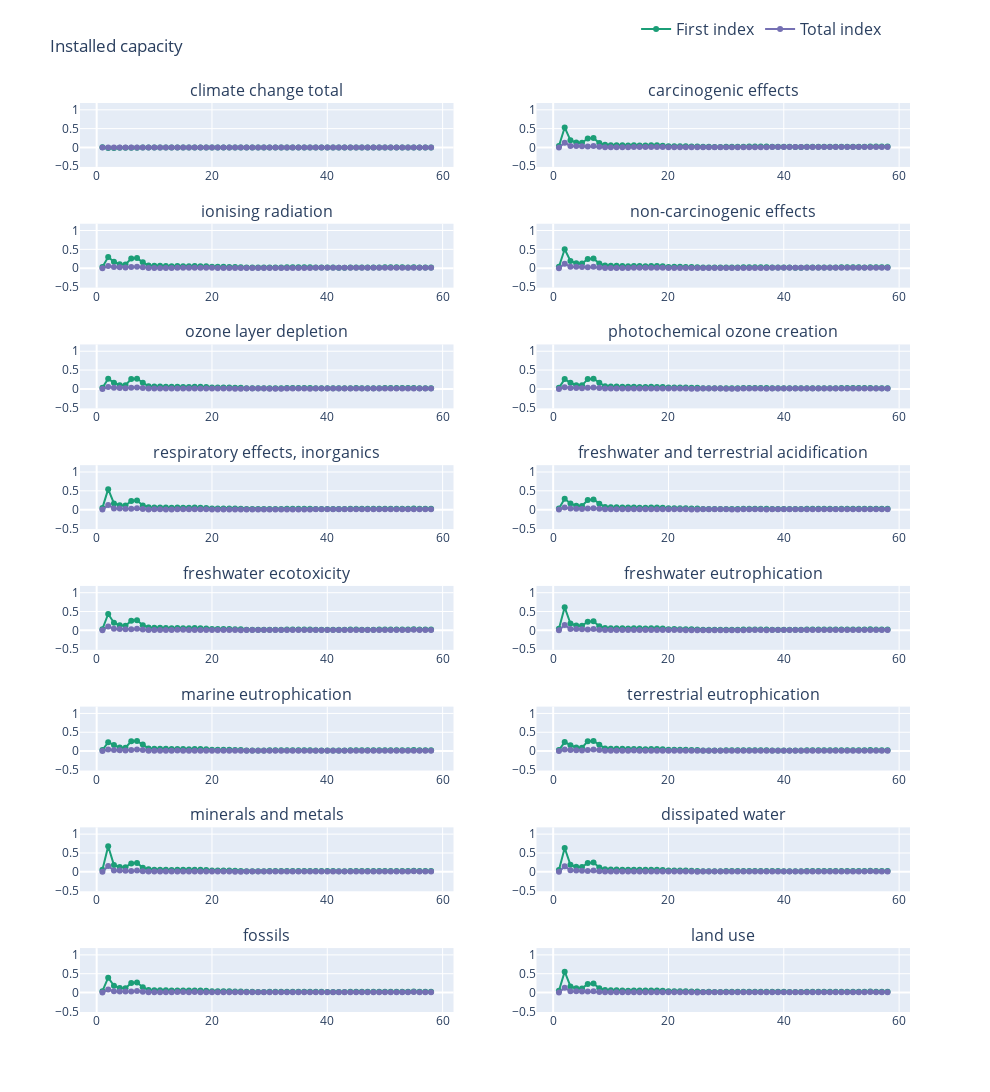

Write notebook code for a chart like this one.
### Code cell
cols = 2

rows = int(np.ceil(len(methods)/cols))

fig = make_subplots(rows=rows, 
                    cols=cols, 
                    start_cell="top-left",
                    subplot_titles=methods_names
                   )

showleg = True
for m, method in enumerate(methods):
    fig.add_trace(go.Scatter(x=Ns, 
                             y=first_d[:, m, which_input ],
                             mode='lines+markers',
                             line=go.scatter.Line(color=colors[0]),
                             name = 'First index',
                             showlegend = showleg, 
                             ),
                  row=m//cols+1, 
                  col=m%cols+1, 
                  secondary_y=False,
                  )
     
    fig.add_trace(go.Scatter(x=Ns, 
                             y=total_d[:, m, which_input],
                             mode='lines+markers',
                             line=go.scatter.Line(color=colors[2]),
                             name = 'Total index',
                             showlegend = showleg),
                  row=m//cols+1, 
                  col=m%cols+1, 
                  secondary_y=False)

    showleg = False
    
    
fig.update_layout(width=990,
                  height = 1100, 
                  legend_orientation="h",
                  legend=dict(x=0.67, y=1.1, font_size=16),
                  title = inputs[which_input].replace('_',' ').capitalize(),
                 )

max_y = max(max(first_d[:, :, which_input].flatten()), max(total_d[:, :, which_input].flatten()))
min_y = min(min(first_d[:, :, which_input].flatten()), min(total_d[:, :, which_input].flatten()))

fig.update_yaxes(range=[min_y-0.5, max_y+0.5])

fig.show()
